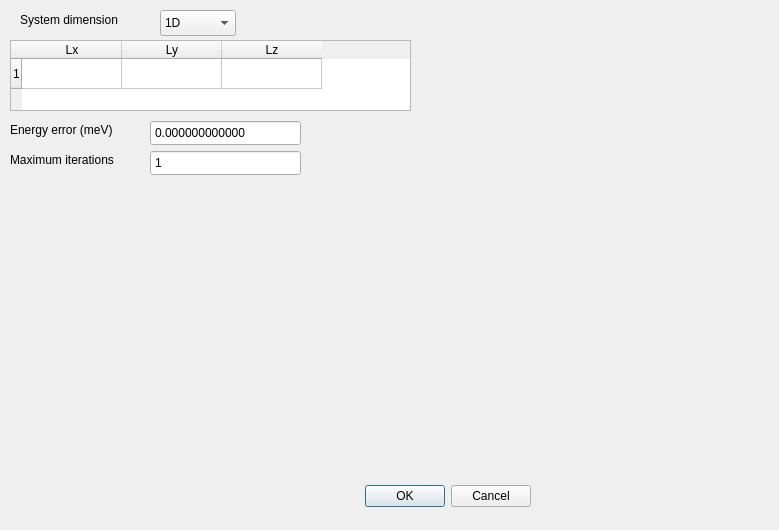
<?xml version="1.0" encoding="UTF-8"?>
<ui version="4.0">
 <class>FaustSpinParametersDialog</class>
 <widget class="QDialog" name="FaustSpinParametersDialog">
  <property name="geometry">
   <rect>
    <x>0</x>
    <y>0</y>
    <width>779</width>
    <height>530</height>
   </rect>
  </property>
  <property name="windowTitle">
   <string>Dialog</string>
  </property>
  <widget class="QDialogButtonBox" name="buttonBox">
   <property name="geometry">
    <rect>
     <x>190</x>
     <y>480</y>
     <width>341</width>
     <height>32</height>
    </rect>
   </property>
   <property name="orientation">
    <enum>Qt::Orientation::Horizontal</enum>
   </property>
   <property name="standardButtons">
    <set>QDialogButtonBox::StandardButton::Cancel|QDialogButtonBox::StandardButton::Ok</set>
   </property>
  </widget>
  <widget class="QLabel" name="label">
   <property name="geometry">
    <rect>
     <x>20</x>
     <y>10</y>
     <width>131</width>
     <height>20</height>
    </rect>
   </property>
   <property name="text">
    <string>System dimension</string>
   </property>
  </widget>
  <widget class="QComboBox" name="dimensionComboBox">
   <property name="geometry">
    <rect>
     <x>160</x>
     <y>10</y>
     <width>76</width>
     <height>26</height>
    </rect>
   </property>
   <item>
    <property name="text">
     <string>1D</string>
    </property>
   </item>
   <item>
    <property name="text">
     <string>2D</string>
    </property>
   </item>
   <item>
    <property name="text">
     <string>3D</string>
    </property>
   </item>
  </widget>
  <widget class="QTableWidget" name="latticeSizeTableWidget">
   <property name="geometry">
    <rect>
     <x>10</x>
     <y>40</y>
     <width>401</width>
     <height>71</height>
    </rect>
   </property>
   <property name="rowCount">
    <number>1</number>
   </property>
   <property name="columnCount">
    <number>3</number>
   </property>
   <row/>
   <column>
    <property name="text">
     <string>Lx</string>
    </property>
   </column>
   <column>
    <property name="text">
     <string>Ly</string>
    </property>
   </column>
   <column>
    <property name="text">
     <string>Lz</string>
    </property>
   </column>
  </widget>
  <widget class="QLabel" name="label_2">
   <property name="geometry">
    <rect>
     <x>10</x>
     <y>120</y>
     <width>131</width>
     <height>20</height>
    </rect>
   </property>
   <property name="text">
    <string>Energy error (meV)</string>
   </property>
  </widget>
  <widget class="QDoubleSpinBox" name="energyErrorSpinBox">
   <property name="geometry">
    <rect>
     <x>150</x>
     <y>120</y>
     <width>151</width>
     <height>26</height>
    </rect>
   </property>
   <property name="buttonSymbols">
    <enum>QAbstractSpinBox::ButtonSymbols::NoButtons</enum>
   </property>
   <property name="decimals">
    <number>12</number>
   </property>
   <property name="maximum">
    <double>2.000000000000000</double>
   </property>
  </widget>
  <widget class="QLabel" name="label_3">
   <property name="geometry">
    <rect>
     <x>10</x>
     <y>150</y>
     <width>141</width>
     <height>20</height>
    </rect>
   </property>
   <property name="text">
    <string>Maximum iterations</string>
   </property>
  </widget>
  <widget class="QSpinBox" name="maximumIterationsSpinBox">
   <property name="geometry">
    <rect>
     <x>150</x>
     <y>150</y>
     <width>151</width>
     <height>26</height>
    </rect>
   </property>
   <property name="buttonSymbols">
    <enum>QAbstractSpinBox::ButtonSymbols::NoButtons</enum>
   </property>
   <property name="minimum">
    <number>1</number>
   </property>
   <property name="maximum">
    <number>1000000000</number>
   </property>
  </widget>
 </widget>
 <resources/>
 <connections>
  <connection>
   <sender>buttonBox</sender>
   <signal>accepted()</signal>
   <receiver>FaustSpinParametersDialog</receiver>
   <slot>accept()</slot>
   <hints>
    <hint type="sourcelabel">
     <x>248</x>
     <y>254</y>
    </hint>
    <hint type="destinationlabel">
     <x>157</x>
     <y>274</y>
    </hint>
   </hints>
  </connection>
  <connection>
   <sender>buttonBox</sender>
   <signal>rejected()</signal>
   <receiver>FaustSpinParametersDialog</receiver>
   <slot>reject()</slot>
   <hints>
    <hint type="sourcelabel">
     <x>316</x>
     <y>260</y>
    </hint>
    <hint type="destinationlabel">
     <x>286</x>
     <y>274</y>
    </hint>
   </hints>
  </connection>
 </connections>
</ui>
